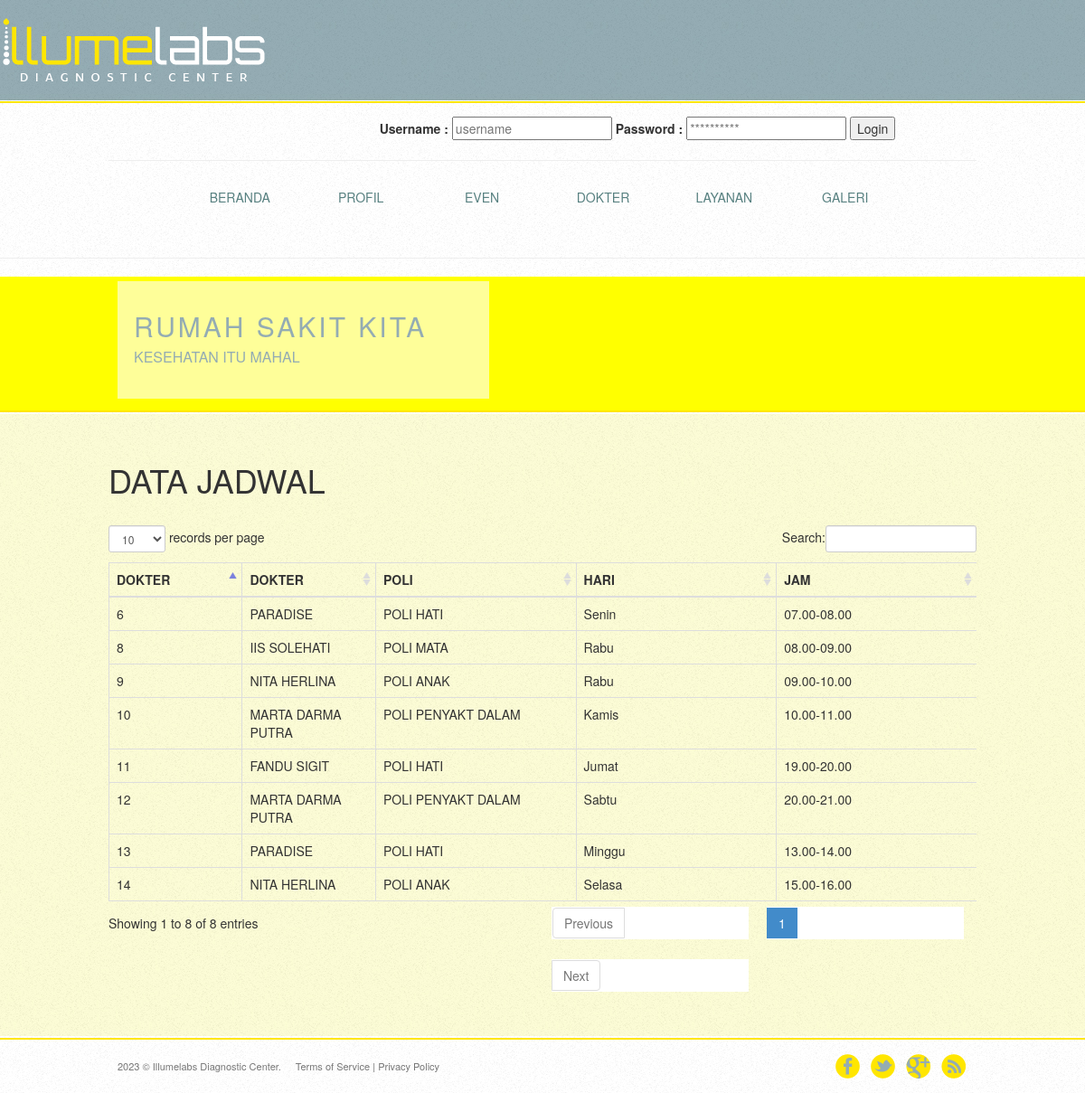
The page /jadwal.php on the database its author committed.
### tables this page shows
CREATE TABLE IF NOT EXISTS `jadwal` (
`id_jadwal` int(5) NOT NULL,
  `id_detail_dokter` int(5) NOT NULL,
  `id_hari` int(5) NOT NULL,
  `id_jam` int(5) NOT NULL
);

CREATE TABLE IF NOT EXISTS `dokter` (
`id_dokter` int(5) NOT NULL,
  `nama_dokter` varchar(255) NOT NULL,
  `alamat_dokter` varchar(255) NOT NULL,
  `no_telpn_dokter` varchar(15) NOT NULL,
  `riwayat_pendidikan_dokter` varchar(255) NOT NULL,
  `foto` varchar(500) NOT NULL
);

CREATE TABLE IF NOT EXISTS `poli` (
`id_poli` int(11) NOT NULL,
  `nama_poli` varchar(30) NOT NULL
);

CREATE TABLE IF NOT EXISTS `hari` (
`id_hari` int(11) NOT NULL,
  `nama_hari` varchar(255) NOT NULL
);

CREATE TABLE IF NOT EXISTS `jam` (
`id_jam` int(5) NOT NULL,
  `nama_jam` varchar(255) NOT NULL
);

### jadwal.php (called while the page is built, shortened)
<?php
require 'pages/beranda.php';
?>

### libraries/m_jadwal.php (called while the page is built, shortened)
<?php
class jadwal{
	private $db;
	public function jadwal(){
		$this->db = new DBClass();
	}
	public function readAlljadwal(){
		$query = "SELECT * FROM jadwal s JOIN hari n on
				s.id_hari = n.id_hari JOIN jam a on s.id_jam=a.id_jam JOIN detail_dokter c on c.id_detail_dokter=s.id_detail_dokter JOIN
				dokter d on c.id_dokter=d.id_dokter join poli e on c.id_poli=e.id_poli";
		return $this->db->getRows($query);
	}
	}
?>

### libraries/DBClass.php (called while the page is built, shortened)
<?php
	class DBClass
	{
		public $host, $user, $password;
		function __construct()
		{
			$this->db = false;
			$this->dbname = 'rumah_sakit';
			$this->host   = 'localhost';
			$this->user   = 'root';
			$this->password = '';
		}
		function connect()
		{
			$this->db = mysql_connect(
				$this->host,
				$this->user,
				$this->password)
			or die("Database Connection Access Error..".mysql_error());
		}
		function getRows($sql)
		{
			$this->rowColl = mysql_query($sql) or die("Error : ".mysql_error());
			$rows  = array();
			while ($row = mysql_fetch_array($this->rowColl, MYSQL_ASSOC))
				$rows[] = $row;
			return $rows;
		}
	}
?>

### pages/v_jadwal.php (the view, shortened to what this page needs)
<?php
require_once('libraries/m_jadwal.php');
require_once('libraries/DBClass.php');
$j = new jadwal();
$jadwal = $j->readAlljadwal();
?>
<!doctype html>
<html>
    <head>
        <link rel="stylesheet" href="libraries/datatables/css/bootstrap.min.css"/>
        <link rel="stylesheet" href="libraries/datatables/css/dataTables.bootstrap.css"/>
    </head>
    <body>
        <div class="container">
	<h1>DATA JADWAL</h1><br>
	        <table id="provinsi" class="table table-bordered">
                <thead>
                    <tr>
					<th width="10%">DOKTER</th>
                        <th width="10%">DOKTER</th>
                        <th width="15%">POLI</th>
                        <th width="15%">HARI</th>
						<th width="15%">JAM</th>
	                </tr>
                </thead>
                <tbody>
                    	<?php $no=0?>
	<?php foreach($jadwal as $r):?>
		<tr align='left'>
		<td><?php echo  $r['id_jadwal']; ?></td>
                        <td><?php echo  $r['nama_dokter']; ?></td>
                        <td><?php echo  $r['nama_poli']; ?></td>
					    <td><?php echo  $r['nama_hari']; ?></td>
					    <td><?php echo  $r['nama_jam']; ?></td>
	                </tr><?php $no++?>
	<?php endforeach?>
                </tbody>
            </table>
        </div>
    </body>
</html>

### css/style.css (style rules this page uses)
body { background: url(../images/bg-body.jpg) repeat; font-family: 'Conv_Ubuntu-Light'; font-size: 14px; font-weight: normal; line-height: 1; margin: 0; min-width: 960px; padding: 0; }
#featured > div { margin: 0 auto; overflow: hidden; padding: 33px 0 27px; width: 960px; }

### assets/css/style.css (style rules this page uses)
body { color: #797979; background: #f2f2f2; font-family: 'Ruda', sans-serif; padding: 0px !important; margin: 0px !important; font-size:13px; }

### rows shown on the page
jadwal: id_jadwal "6", dokter.nama_dokter "PARADISE", poli.nama_poli "POLI HATI", id_hari.nama_hari "Senin", id_jam.nama_jam "07.00-08.00"
jadwal: id_jadwal "8", dokter.nama_dokter "IIS SOLEHATI", poli.nama_poli "POLI MATA", id_hari.nama_hari "Rabu", id_jam.nama_jam "08.00-09.00"
jadwal: id_jadwal "9", dokter.nama_dokter "NITA HERLINA", poli.nama_poli "POLI ANAK", id_hari.nama_hari "Rabu", id_jam.nama_jam "09.00-10.00"
jadwal: id_jadwal "10", dokter.nama_dokter "MARTA DARMA PUTRA", poli.nama_poli "POLI PENYAKT DALAM", id_hari.nama_hari "Kamis", id_jam.nama_jam "10.00-11.00"
jadwal: id_jadwal "11", dokter.nama_dokter "FANDU SIGIT", poli.nama_poli "POLI HATI", id_hari.nama_hari "Jumat", id_jam.nama_jam "19.00-20.00"
jadwal: id_jadwal "12", dokter.nama_dokter "MARTA DARMA PUTRA", poli.nama_poli "POLI PENYAKT DALAM", id_hari.nama_hari "Sabtu", id_jam.nama_jam "20.00-21.00"
jadwal: id_jadwal "13", dokter.nama_dokter "PARADISE", poli.nama_poli "POLI HATI", id_hari.nama_hari "Minggu", id_jam.nama_jam "13.00-14.00"
jadwal: id_jadwal "14", dokter.nama_dokter "NITA HERLINA", poli.nama_poli "POLI ANAK", id_hari.nama_hari "Selasa", id_jam.nama_jam "15.00-16.00"
